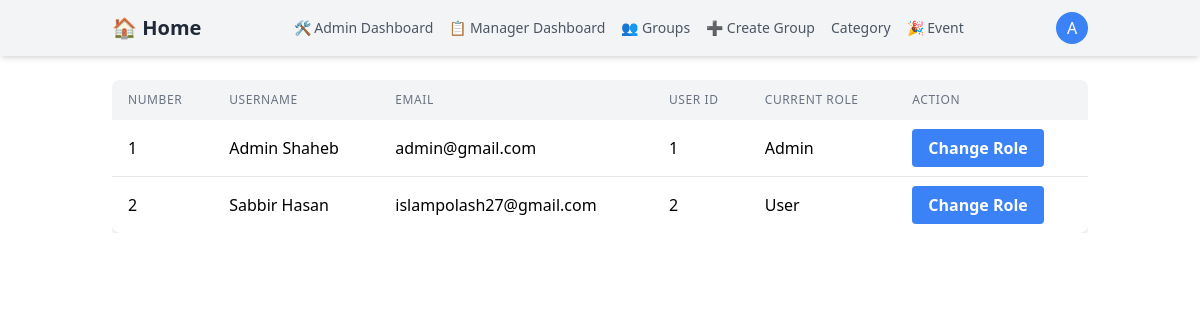
/users/admin/dashboard/ (signed in), run on an earlier commit of the app's database.
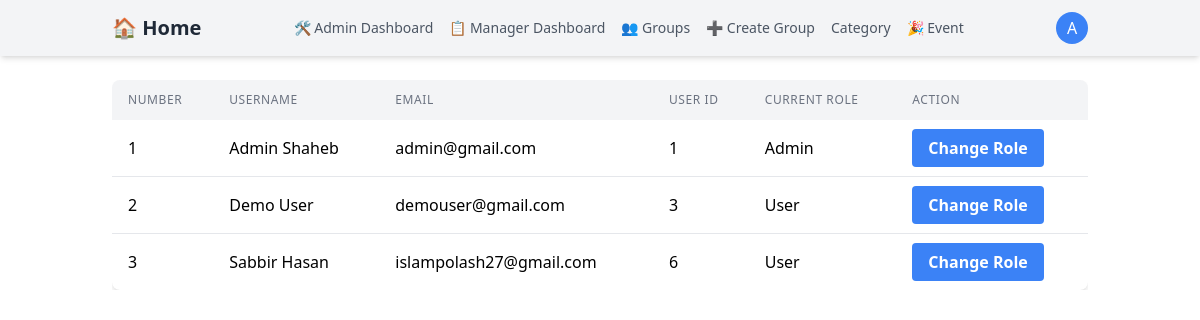
And on a later commit of the database.
### users/models.py (models this page shows)
class CustomUser(AbstractUser):
    bio = models.TextField(blank=True)
    location = models.CharField(max_length=200, blank=True, null=True)
    profession = models.CharField(max_length=200, blank=True, null=True)
    profile_image = models.ImageField(
        upload_to="profile_images",
        default="default.png",
        blank=True
    )
    phone_number = models.CharField(
        max_length=11,
        validators=[
            RegexValidator(
                regex=r'^\+?1?\d{9,15}$',
                message="Phone number must be entered in the format: '+88'. Up to 11 digits allowed."
            )
        ]
    )
    def __str__(self):
        return self.username

### users/views.py (the view)
# urls.py: path('admin/dashboard/', AdminDashbaord.as_view(), name='admin-dashboard'),
@method_decorator(user_passes_test(is_manager_or_admin, login_url="no_permission"), name="dispatch")
class AdminDashbaord(View):
    def get(self, request, *args, **kwargs):
        users = User.objects.prefetch_related(
        Prefetch('groups',  queryset=Group.objects.all(), to_attr='all_groups')
        ).all()
        for user in users:
            if user.all_groups:
                user.group_name = user.all_groups[0].name
            else:
                user.group_name = "No Group"
        return render(request, "admin/dashboard.html", {'users': users})

### users/context_processors.py (called while the page is built)
def profile_image(request):
    print("Profile image context processor called")
    if request.user.is_authenticated:
        print(f"User is authenticated: {request.user}")
        if request.user.profile_image:
            print(f"Profile image URL: {request.user.profile_image.url}")
            return {'profile_image': request.user.profile_image.url}
        else:
            print("Profile image field is empty")
    else:
        print("User is not authenticated")
    return {'profile_image': None}

### users/views.py (called while the page is built)
def is_manager(user):
    return "Manager" in [group.name for group in user.groups.all()]

def is_admin(user):
    return "Admin" in [group.name for group in user.groups.all()]

def is_manager_or_admin(user):
    return user.is_authenticated and (is_manager(user) or is_admin(user))

### users/templates/admin/dashboard.html (shortened to what this page needs)
{% load static %}
<!DOCTYPE html>
<html lang="en">
  <head>
    <link rel="stylesheet" href="{% static 'css/output.css' %}">
    <link rel="stylesheet" href="{% static "css/style.css" %}">
  </head>
  <body>
    <header class="bg-gray-100 shadow-md">
      <nav class="container mx-auto px-6 py-3">
        <div class="flex justify-between items-center">
          <a href="{% url "home" %}" class="text-xl font-bold text-gray-800"
            >🏠 Home</a
          >
          <div class="hidden md:flex space-x-4 text-sm font-medium text-gray-600">
            {% if user.is_authenticated and user.is_staff %}
            <a
              href="{% url "dashboard" %}"
              class="text-gray-600 hover:text-gray-800"
              >
              🛠️ Admin Dashboard
              </a
            >
            {% endif %}
            <a
              href="{% url "admin_event" %}"
              class="text-gray-600 hover:text-gray-800"
              >📋 Manager Dashboard</a
            >
            {% if user.is_authenticated and user.is_staff %}
            <a href="{% url 'group_list' %}" class="text-gray-600 hover:text-gray-800"
              >👥 Groups</a
            >
            {% endif %}
            {% if user.is_authenticated and user.is_staff %}
            <a
              href="{% url 'create_group' %}"
              class="text-gray-600 hover:text-gray-800"
              >➕ Create Group</a
            >
            {% endif %}
              <div class="relative drpdwn">
                <button id="category-text" class="text-gray-600 hover:text-gray-800">Category</button>
              </div>
              <a href="{% url "admin_event" %}" class="relative">
                <button class="text-gray-600 rounded-full hover:text-gray-800">🎉 Event</button>
              </a>
          </div>
          <div class="flex items-center">
            <div class="relative">
              <button id="user-menu-button" class="rounded-full p-2 bg-blue-500 text-white w-8 h-8
                flex items-center justify-center hover:bg-gray-700">
                    {% if user.groups.all.0.name == "Admin" %}
                        A
                    {% elif user.groups.all.0.name == "Manager" %}
                        M
                    {% else %}
                        U
                    {% endif %}
                </button>
            </div>
          </div>
        </div>
      </nav>
    </header>
    <main>
      {% if user.is_authenticated and user.is_staff %}
      {% include "admin/user_list.html" %}
      {% endif %}
    </main>
  </body>
  </html>

### users/templates/admin/user_list.html
<div class="container mx-auto p-6">
    <div class="overflow-x-auto">
      <table class="min-w-full bg-white shadow-md rounded-lg overflow-hidden">
        <thead class="bg-gray-100">
          <tr>
            <th
              class="px-4 py-3 text-left text-xs font-medium text-gray-500 uppercase tracking-wider"
            >
              Number
            </th>
            <th
              class="px-4 py-3 text-left text-xs font-medium text-gray-500 uppercase tracking-wider"
            >
              Username
            </th>
            <th
              class="px-4 py-3 text-left text-xs font-medium text-gray-500 uppercase tracking-wider"
            >
              Email
            </th>
            <th
              class="px-4 py-3 text-left text-xs font-medium text-gray-500 uppercase tracking-wider"
            >
              User ID
            </th>
            <th
              class="px-4 py-3 text-left text-xs font-medium text-gray-500 uppercase tracking-wider"
            >
              Current Role
            </th>
            <th
              class="px-4 py-3 text-left text-xs font-medium text-gray-500 uppercase tracking-wider"
            >
              Action
            </th>
          </tr>
        </thead>
        <tbody class="divide-y divide-gray-200">
            {% for user in users %}
            <tr class="hover:bg-gray-50">
                <td class="px-4 py-4 whitespace-nowrap"> {{forloop.counter}} </td>
                <td class="px-4 py-4 whitespace-nowrap"> {{user.first_name}} {{user.last_name}} </td>
                <td class="px-4 py-4 whitespace-nowrap">{{user.email}}</td>
                <td class="px-4 py-4 whitespace-nowrap"> {{user.id}} </td>
                <td class="px-4 py-4 whitespace-nowrap"> {{user.group_name}} </td>
                <td class="px-4 py-4 whitespace-nowrap">
                  <a
                    href="{% url 'assign_role' user.id %}"
                    class="bg-blue-500 hover:bg-blue-600 text-white font-bold py-2 px-4 rounded"
                  >
                    Change Role
                  </a>
                </td>
              </tr>
            {% endfor %}
        </tbody>
      </table>
    </div>
  </div>

What changed in the data, as far as the page shows it:
removed CustomUser: first_name "Sabbir", last_name "Hasan", email "islampolash27@gmail.com", id "2", group_name "User"
added CustomUser: first_name "Demo", last_name "User", email "demouser@gmail.com", id "3", group_name "User"
added CustomUser: first_name "Sabbir", last_name "Hasan", email "islampolash27@gmail.com", id "6", group_name "User"
